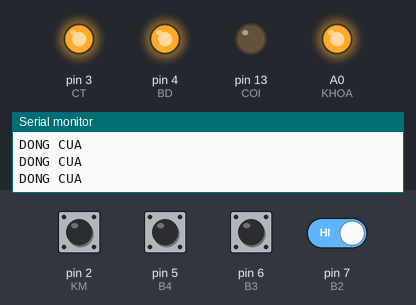
Simulated run of this sketch. Board: Arduino Uno, built with avr-gcc and run on an emulated ATmega328P. On the bench: output pins drawn as LEDs (lit = HIGH), the last lines printed to the serial monitor. The test bench sets the inputs (shaded band); at power-on: pin 2 (KM), pin 5 (B4), pin 6 (B3), pin 7 (B2) HIGH. Pins used as bus, display or sensor lines are not drawn.

Above: at 1.2 s.
1.3 s: pin 5 (B4) pulled LOW for 1 s
At 2.3 s:
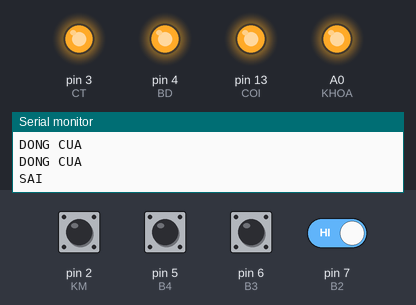
5.2 s: pin 2 (KM) pulled LOW for 0.15 s
At 6.3 s:
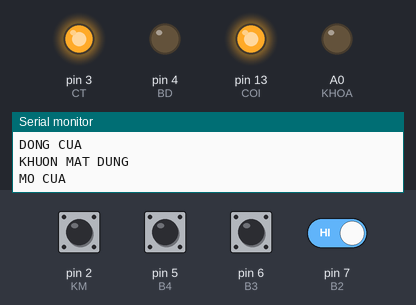
6.8 s: pin 2 (KM) driven LOW and pin 7 (B2) driven LOW
At 9.6 s:
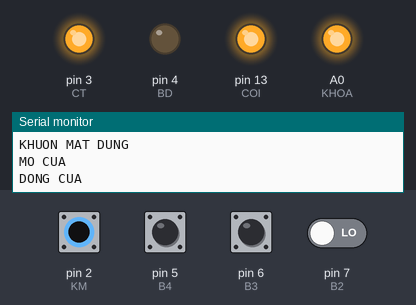
9.8 s: pin 7 (B2) driven HIGH
At 11.0 s:
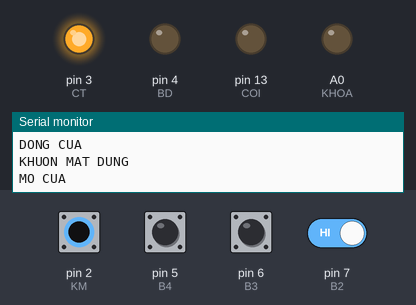
11.3 s: pin 7 (B2) driven LOW
At 14.2 s:
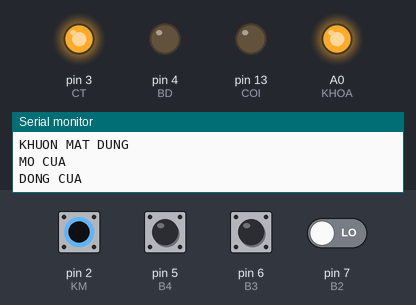
14.3 s: pin 2 (KM) driven HIGH
At 15.9 s:
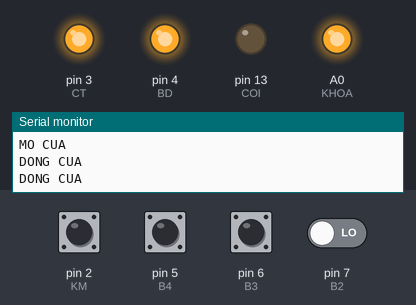
Timing chart, 0 to 17.2 s (numbered marks = the images above; inputs shaded):
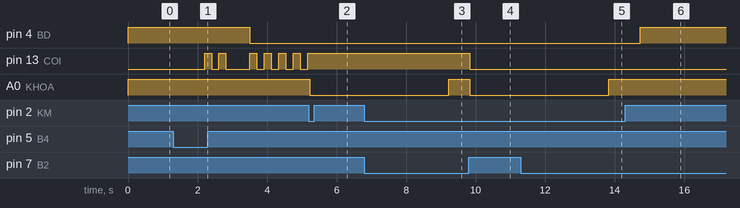

Measured:
- after the input at 1.3 s, pin 4 (BD): HIGH → LOW after 2.2 s; pin 13 (COI): goes HIGH 0.20 s, LOW 0.20 s, HIGH 0.20 s, LOW 0.70 s, 4 × (HIGH 0.20 s, LOW 0.21 s), then HIGH, starting after 0.91 s
- after the input at 5.2 s, pin 13 (COI): stops changing and stays HIGH; A0 (KHOA): HIGH → LOW at once
- after the input at 6.8 s, pin 13 (COI): stays HIGH (without the input it goes to LOW after 2.4 s)
- after the input at 9.8 s, pin 4 (BD): stays LOW (without the input it goes to HIGH after 0.33 s); pin 13 (COI): HIGH → LOW after 0.03 s instead of 0.33 s; A0 (KHOA): HIGH → LOW after 0.03 s instead of 0.63 s
- after the input at 11.3 s, pin 13 (COI): stays LOW (without the input it goes to HIGH after 2.5 s); A0 (KHOA): LOW → HIGH after 2.5 s
- after the input at 14.3 s, A0 (KHOA): stays HIGH (without the input it goes to LOW after 0.73 s)

The sketch:

DA_ARDUINO_NANO.ino
```cpp
#define KHOA  A0
#define KM    2  // Chân kiểm tra khuôn mặt
#define CT    3  // Chân kiểm tra mật khẩu
#define BD    4  // Chân báo động
#define COI   13 // Chân còi báo động
#define DONG  HIGH
#define MO    LOW

#define R1 12
#define R2 11
#define R3 10
#define R4 9
#define C1 8
#define B2 7
#define B3 6
#define B4 5

// Định nghĩa các chân cho các ký hiệu A, B, C, D
#define A 6
#define B 7
#define C 8
#define D 9

String mang[4];
String pass = "1234";
String so = "", mk = "", sttt = "";
int index = 0, tt = 0, tt2 = 0, bd = 0, sai = 0, tc = 0, lan_bd = 0;
unsigned long int time_coi = 0, time_bd = 0;

void setup(void) {
  Serial.begin(9600);

  // Cấu hình các chân
  pinMode(A, OUTPUT);
  pinMode(B, OUTPUT);
  pinMode(C, OUTPUT);
  pinMode(D, OUTPUT);

  pinMode(B1, INPUT_PULLUP);
  pinMode(B2, INPUT_PULLUP);
  pinMode(B3, INPUT_PULLUP);
  pinMode(B4, INPUT_PULLUP);
  digitalWrite(A, HIGH);
  digitalWrite(B, HIGH);
  digitalWrite(C, HIGH);
  digitalWrite(D, HIGH);

  pinMode(CT, OUTPUT);
  digitalWrite(CT, HIGH);

  pinMode(BD, OUTPUT);
  digitalWrite(BD, HIGH);

  pinMode(KM, INPUT_PULLUP);

  pinMode(KHOA, OUTPUT);
  digitalWrite(KHOA, DONG);

  pinMode(COI, OUTPUT);
  digitalWrite(COI, LOW);
}

void loop(void) {
  ban_phim();
  if (sai >= 1)  {
    bao_dong();
    digitalWrite(BD, LOW);
  }
  if (digitalRead(KM) == 0) {
    Serial.println("KHUON MAT DUNG");
  }
  if (tt == 1 || digitalRead(KM) == 0) {
    digitalWrite(KHOA, MO);
    Serial.println("MO CUA");
    tt = 0;
    delay(4000);
  }
  digitalWrite(KHOA, DONG);
  Serial.println("DONG CUA");
}

// Chương trình quét phím
void ban_phim() {
  digitalWrite(R1, LOW);
  digitalWrite(R2, HIGH);
  digitalWrite(R3, HIGH);
  digitalWrite(R4, HIGH);

  if (digitalRead(C1) == 0)  {
    so = "1";
    mang[index] = so;
    index++;
    delay(300);
  }

  if (digitalRead(B2) == 0)  {
    so = "4";
    mang[index] = so;
    index++;
    delay(300);
  }
  if (digitalRead(B3) == 0)  {
    so = "7";
    mang[index] = so;
    index++;
    delay(300);
  }
  if (digitalRead(B4) == 0)  {
    so = "*";
    delay(300);
  }

  digitalWrite(A, HIGH);
  digitalWrite(B, LOW);
  digitalWrite(C, HIGH);
  digitalWrite(D, HIGH);

  if (digitalRead(B1) == 0)  {
    so = "2";
    mang[index] = so;
    index++;
    delay(300);
  }
  if (digitalRead(B2) == 0)  {
    so = "5";
    mang[index] = so;
    index++;
    delay(300);
  }
  if (digitalRead(B3) == 0)  {
    so = "8";
    mang[index] = so;
    index++;
    delay(300);
  }
  if (digitalRead(B4) == 0)  {
    so = "0";
    mang[index] = so;
    index++;
    delay(300);
  }

  digitalWrite(A, HIGH);
  digitalWrite(B, HIGH);
  digitalWrite(C, LOW);
  digitalWrite(D, HIGH);

  if (digitalRead(B1) == 0)  {
    so = "3";
    mang[index] = so;
    index++;
    delay(300);
  }
  if (digitalRead(B2) == 0)  {
    so = "6";
    mang[index] = so;
    index++;
    delay(300);
  }
  if (digitalRead(B3) == 0)  {
    so = "9";
    mang[index] = so;
    index++;
    delay(300);
  }
  if (digitalRead(B4) == 0)  {
    so = "#";
    delay(300);
  }

  digitalWrite(A, HIGH);
  digitalWrite(B, HIGH);
  digitalWrite(C, HIGH);
  digitalWrite(D, LOW);

  if (digitalRead(B1) == 0)  {
    so = "A";
    if (tt2 == 1) {
      pass = mk;
      bat_coi(3);
      tt2 = 0;
    }
    delay(300);
  }
  if (digitalRead(B2) == 0)  {
    so = "B";
    digitalWrite(COI, LOW);
    sai = 0;
    lan_bd = 0;
    digitalWrite(BD, HIGH);
    delay(300);
  }
  if (digitalRead(B3) == 0)  {
    so = "C";
    mang[0] = " ";
    mang[1] = " ";
    mang[2] = " ";
    mang[3] = " ";
    index = 0;
    tt = 0;
    tt2 = 0;
    delay(300);
  }
  if (digitalRead(B4) == 0)  {
    Serial.println(mk);
    if (mk == pass) {
      Serial.print("DUNG");
      tt = 1;
      tt2 = 1;
      bat_coi(1);
      digitalWrite(CT, LOW);
    }
    else  {
      Serial.println("SAI");
      sai++;
      tt = 0;
      tt2 = 0;
      bat_coi(2);
    }
    delay(500);
    digitalWrite(CT, HIGH);
    mang[0] = " ";
    mang[1] = " ";
    mang[2] = " ";
    mang[3] = " ";
    index = 0;
  }
  if (index >= 4)  index = 0;
  mk = mang[0] + mang[1] + mang[2] + mang[3];
}

void bat_coi(int lan) {
  for (int k = 0; k < lan; k++) {
    digitalWrite(COI, HIGH);
    delay(200);
    digitalWrite(COI, LOW);
    delay(200);
  }
}

void bao_dong() {
  if(lan_bd == 0){
    time_bd = millis();
    lan_bd = 1;
  }
  if (millis() - time_bd <= 30000) {
    if (millis() - time_coi >= 200) {
      tc++;
      if (tc >= 2) tc = 0;
      time_coi = millis();
    }
    if (tc == 0) digitalWrite(COI, LOW);
    if (tc == 1) digitalWrite(COI, HIGH);
  }
  else  {
    digitalWrite(COI, LOW);
    lan_bd = 0;
    sai = 0;
    digitalWrite(BD, HIGH);
  }
}
```
